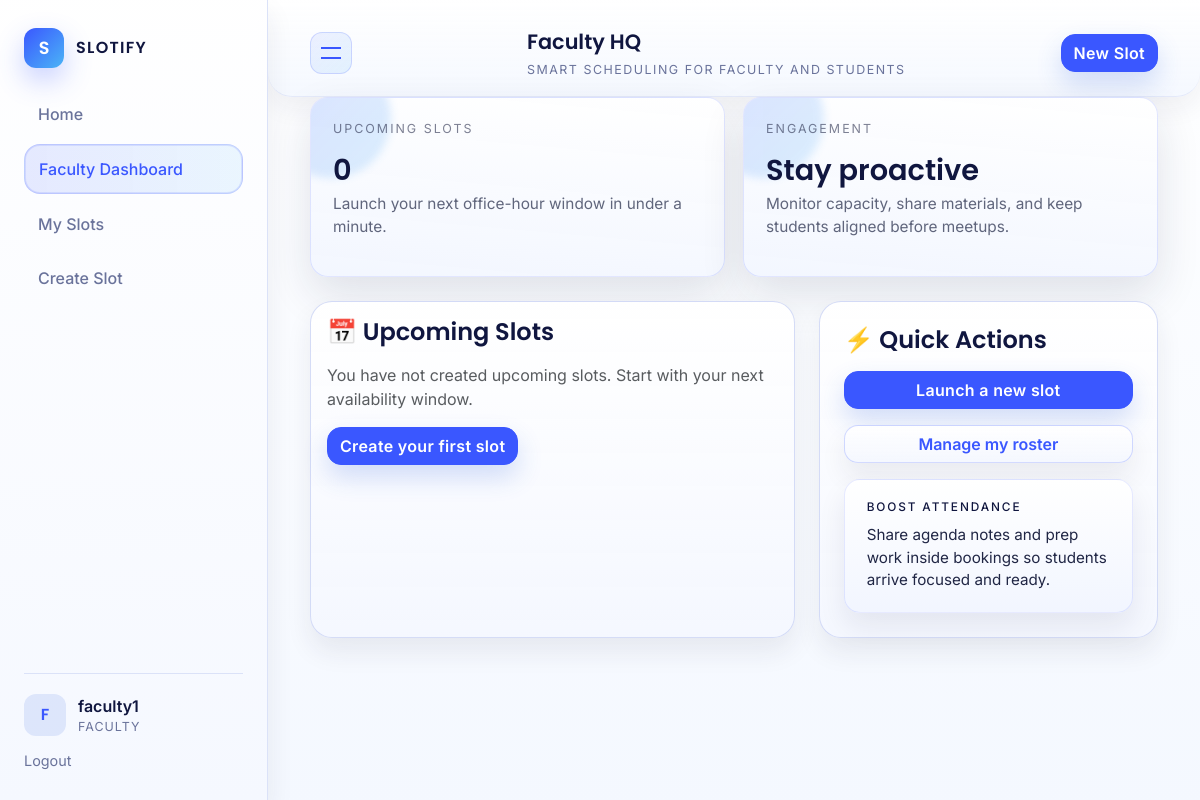
Before: /scheduling/faculty/dashboard/ (signed in) with the older database file.
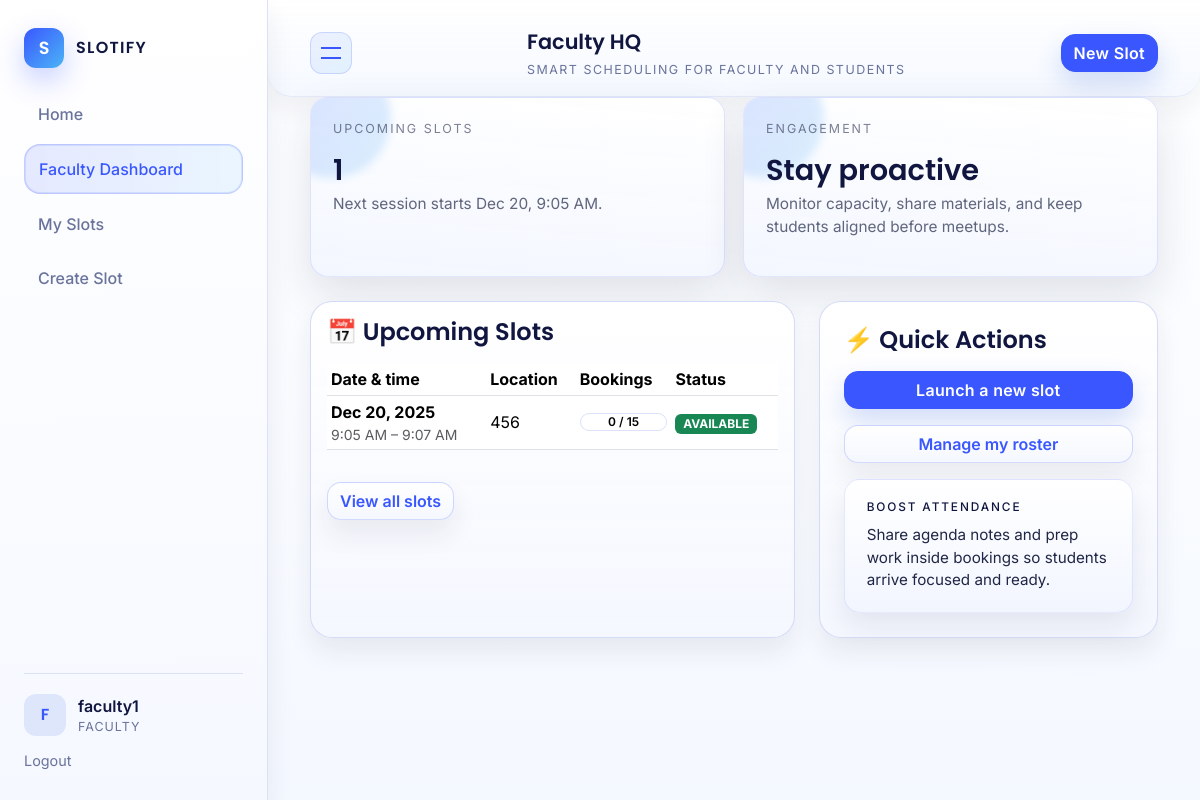
After: the same page with the newer database file.
### scheduling/models.py (models this page shows, shortened)
class Slot(models.Model):
    class Status(models.TextChoices):
        AVAILABLE = "AVAILABLE", "Available"
        BLOCKED = "BLOCKED", "Blocked"
        CANCELLED = "CANCELLED", "Cancelled"
        PAST = "PAST", "Past"
    faculty = models.ForeignKey(
        User,
        on_delete=models.CASCADE,
        related_name="slots",
    )
    start_time = models.DateTimeField()
    end_time = models.DateTimeField()
    location = models.CharField(max_length=255)
    max_students = models.PositiveIntegerField(default=1)
    status = models.CharField(
        max_length=20,
        choices=Status.choices,
        default=Status.AVAILABLE,
    )
    created_at = models.DateTimeField(auto_now_add=True)
    updated_at = models.DateTimeField(auto_now=True)
    @property
    def booked_count(self) -> int:
        return self.bookings.filter(status=Booking.Status.BOOKED).count()

### scheduling/views.py (the view)
# urls.py: path("faculty/dashboard/", views.faculty_dashboard, name="faculty_dashboard"),
@login_required
def faculty_dashboard(request):
    if not request.user.is_faculty():
        return HttpResponseForbidden("You are not a faculty member.")
    next_slots = Slot.objects.filter(faculty=request.user, start_time__gte=timezone.now()).order_by("start_time")[:10]
    return render(request, "scheduling/faculty_dashboard.html", {"next_slots": next_slots})

### accounts/models.py (called while the page is built)
    def is_student(self) -> bool:
        return self.role == self.Role.STUDENT

    def is_faculty(self) -> bool:
        return self.role == self.Role.FACULTY

### templates/scheduling/faculty_dashboard.html (shortened to what this page needs)
{% extends "base.html" %}
{% block page_title %}Faculty HQ{% endblock %}
{% block content %}
<section class="slotify-stats-grid mb-4">
  <article class="slotify-stat-card">
    <div class="slotify-stat-label">Upcoming slots</div>
    <div class="slotify-stat-value">{{ next_slots|length }}</div>
    <p class="slotify-stat-meta">
      {% if next_slots %}
        Next session starts {{ next_slots.0.start_time|date:"M d, g:i A" }}.
      {% else %}
        Launch your next office-hour window in under a minute.
      {% endif %}
    </p>
  </article>
  <article class="slotify-stat-card">
    <div class="slotify-stat-label">Engagement</div>
    <div class="slotify-stat-value">Stay proactive</div>
    <p class="slotify-stat-meta">Monitor capacity, share materials, and keep students aligned before meetups.</p>
  </article>
</section>
<div class="row g-4">
  <div class="col-xl-7">
    <div class="card h-100">
      <div class="card-body">
        <h2 class="card-title h4 mb-3">📅 Upcoming Slots</h2>
        {% if next_slots %}
          <div class="table-responsive">
            <table class="table table-sm align-middle">
              <thead>
                <tr>
                  <th>Date &amp; time</th>
                  <th>Location</th>
                  <th>Bookings</th>
                  <th>Status</th>
                </tr>
              </thead>
              <tbody>
                {% for slot in next_slots %}
                  <tr>
                    <td>
                      <strong>{{ slot.start_time|date:"M d, Y" }}</strong>
                      <div class="small text-muted">{{ slot.start_time|date:"g:i A" }} – {{ slot.end_time|date:"g:i A" }}</div>
                    </td>
                    <td>{{ slot.location }}</td>
                    <td>
                      {% widthratio slot.booked_count slot.max_students 100 as capacity_percent %}
                      <div class="slot-capacity-wrapper" data-capacity="{{ capacity_percent }}">
                        <div class="slot-capacity-label">{{ slot.booked_count }} / {{ slot.max_students }}</div>
                      </div>
                    </td>
                    <td>
                      {% if slot.status == 'AVAILABLE' %}
                        <span class="badge bg-success">{{ slot.status }}</span>
                      {% else %}
                        <span class="badge bg-secondary">{{ slot.status }}</span>
                      {% endif %}
                    </td>
                  </tr>
                {% endfor %}
              </tbody>
            </table>
          </div>
          <a href="{% url 'faculty_slots_list' %}" class="btn btn-outline-secondary mt-3">View all slots</a>
        {% else %}
          <p class="text-muted mb-0">You have not created upcoming slots. Start with your next availability window.</p>
          <a href="{% url 'faculty_slot_create' %}" class="btn btn-primary mt-3">Create your first slot</a>
        {% endif %}
      </div>
    </div>
  </div>
  <div class="col-xl-5">
    <div class="card h-100 d-grid gap-3 p-4">
      <h2 class="card-title h4 mb-0">⚡ Quick Actions</h2>
      <a href="{% url 'faculty_slot_create' %}" class="btn btn-primary w-100">Launch a new slot</a>
      <a href="{% url 'faculty_slots_list' %}" class="btn btn-outline-secondary w-100">Manage my roster</a>
      <div class="slotify-step-card">
        <h3>Boost attendance</h3>
        <p>Share agenda notes and prep work inside bookings so students arrive focused and ready.</p>
      </div>
    </div>
  </div>
</div>
{% endblock %}

Changed rows visible on the page:
added Slot: start_time "Dec 20, 9:05 AM", start_time "Dec 20, 2025", start_time "9:05 AM", end_time "9:07 AM", location "456", booked_count "0", max_students "15", status "AVAILABLE"
Other visible differences:
{{ next_slots|length }}: "0" → "1"
text no longer shown: "Launch your next office-hour window in under a minute. You have not created upcoming slots. Start with your next availability window. Create your first slot"
text now shown: "Next session starts . Date & time Location Bookings Status View all slots"
